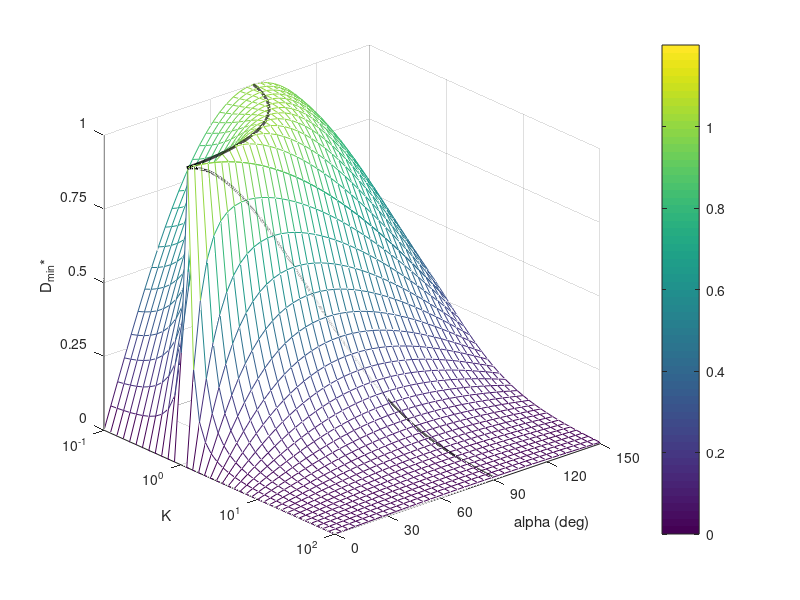

Here is the MATLAB script that generated this plot:
function review_figures

% Paramaters
alpha_max = 150;
alpha_min = 0;

% Number of alpha and K values inlcuded in plot
num_alpha   = 40;
num_K       = 40;

% Creat vectors of alpha and K
alpha_vect = linspace(alpha_min,alpha_max,num_alpha)'.*pi/180;
K_vect     = [10.^linspace(-1,0,round(num_K/3))'; ...
              10.^linspace(0,2,round(2*num_K/3))'];

% Create higher resolution version of K for the optimal curve
K_lin      = 10.^linspace(-1,2,num_K.*100)';

% Creat matricies of alpha and K values
[K,alpha] = meshgrid(K_vect,alpha_vect);

% Solve for minumum distance for meshgrid values
Dmin = eqn35(K,alpha);

% Solve high resolution alpha values and corresponding Dmins
alpha_lin = [acos(K_lin(K_lin<=1)); acos(1./K_lin(K_lin>1))];
Dmin_lin = eqn35(K_lin,alpha_lin);



figure
%subplot(2,1,1)

h = mesh(K,alpha.*180/pi,Dmin);
hold on
%view([40 19])
view([49 25])

hL = plot3(K_lin,alpha_lin.*180/pi,Dmin_lin,'k-');
hold off

set(gca,'XScale','log')

xlabel('K');
ylabel('alpha (deg)')
zlabel('D_m_i_n*')
set(hL,'LineWidth',2)

caxis([0 1.2])
set(gca,'TickLength',[0.03 0.03])
set(gca,'YTick',0:30:alpha_max)
set(gca,'ZTick',0:0.25:1)
zlim([0 1])
ylim([0 alpha_max])
colorbar('EastOutside')

%subplot(2,1,2)
%semilogx(K_lin,alpha_lin.*180/pi)


return


K_ex = 10.^linspace(-1,2,8)';

alpha_ex = [acos(K_ex(K_ex<=1)); acos(1./K_ex(K_ex>1))];

Dmin2 = eqn35(K_ex,alpha_ex);

for i = 1:length(K_ex)
    
    Dmin_ex(:,i) = eqn35(K_ex(i),alpha_lin);
    l_text{i} = num2str(K_ex(i));
end


figure
plot(alpha_lin.*180/pi,Dmin_ex);

xlabel('alpha (deg)')
ylabel('D_m_i_n*')
legend(l_text)

hold on
plot(alpha_ex.*180/pi,Dmin2,'ok');
hold off


function Dmin = eqn35(K,alpha)
% Equation 35 from Weihs and Webb

Dmin = sqrt(sin(alpha).^2 ./ (K.^2 - 2.* K .* cos(alpha) +1 ) );